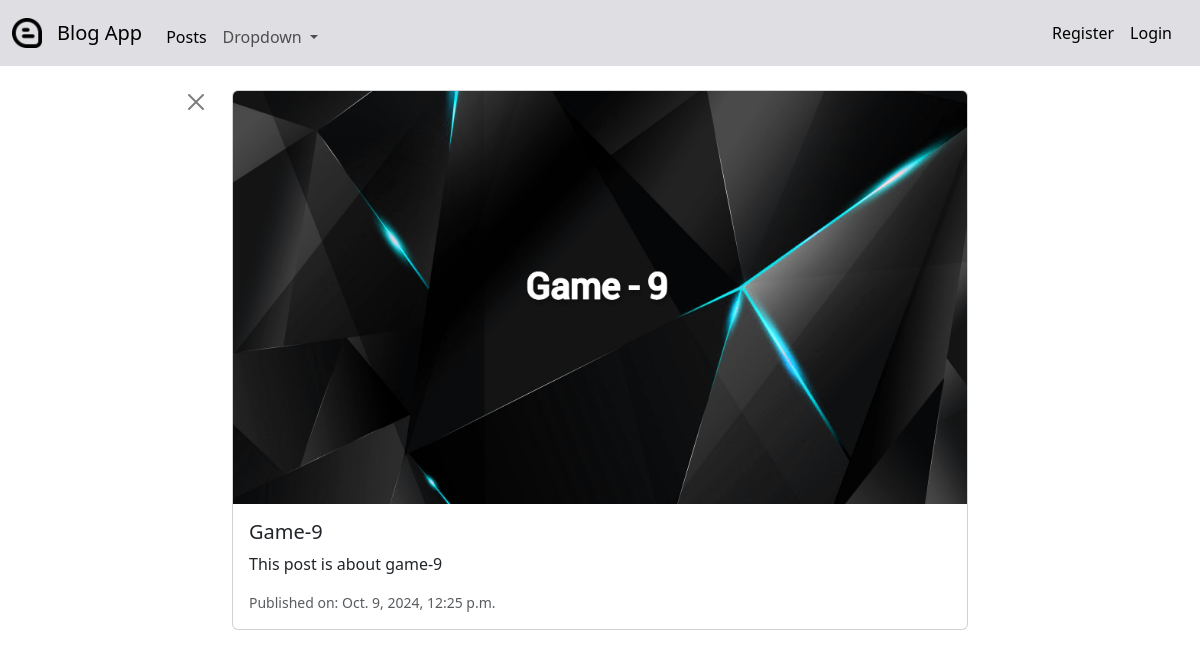
The page /game-9 on the database its author committed.
### blog/models.py (models this page shows, shortened)
class Post(models.Model):
    title = models.CharField(max_length=100)
    subtitle = models.CharField(max_length=50, default="")
    slug = models.SlugField(editable=True, blank=True, null=False, unique=True)#blank formda slug bilgisi girmek zorunda kalmayalım diye
    content = models.TextField()
    author = models.ForeignKey(User, default=1, on_delete=models.CASCADE)
    category = models.ForeignKey(Category, default=1, on_delete=models.CASCADE, related_name="posts")
    published_date = models.DateTimeField(auto_now=True, blank=True, null=True)
    image = models.ImageField(null=True, upload_to='posts/images/')
    is_active = models.BooleanField(default=1)

### blog/views.py (the view)
# urls.py: path('<slug:slug>', views.post_details, name='postdetails'),
def post_details(request, slug):
    post = get_object_or_404(Post, slug=slug)
    return render(request, 'blog/post_details.html', {'post':post})

### blog/templates/blog/post_details.html (shortened to what this page needs)
{% extends 'base.html' %}
{% block content %}
<div class="container mt-4">
    <div class="row">
        <div class="col-2 text-end">
            <button type="button" class="btn-close" aria-label="Close" onclick="history.back()"></button>
        </div>
        <div class="col-8">
            <div class="card mb-1">
                <img src="{{ post.image.url }}" class="card-img-top">
                <div class="card-body">
                    <h5 class="card-title">{{ post.title }}</h5>
                    <p class="card-text">{{ post.content|safe}}</p>
                    <p class="card-text"><small class="text-body-secondary">Published on: {{ post.published_date }}</small></p>
                </div>
            </div>
        </div>
        <div class="col-2"></div>
    </div>
</div>
{% endblock %}

### rows shown on the page
Post: image (picture), title "Game-9", content "This post is about game-9", published_date "Oct. 9, 2024, 12:25 p.m."
